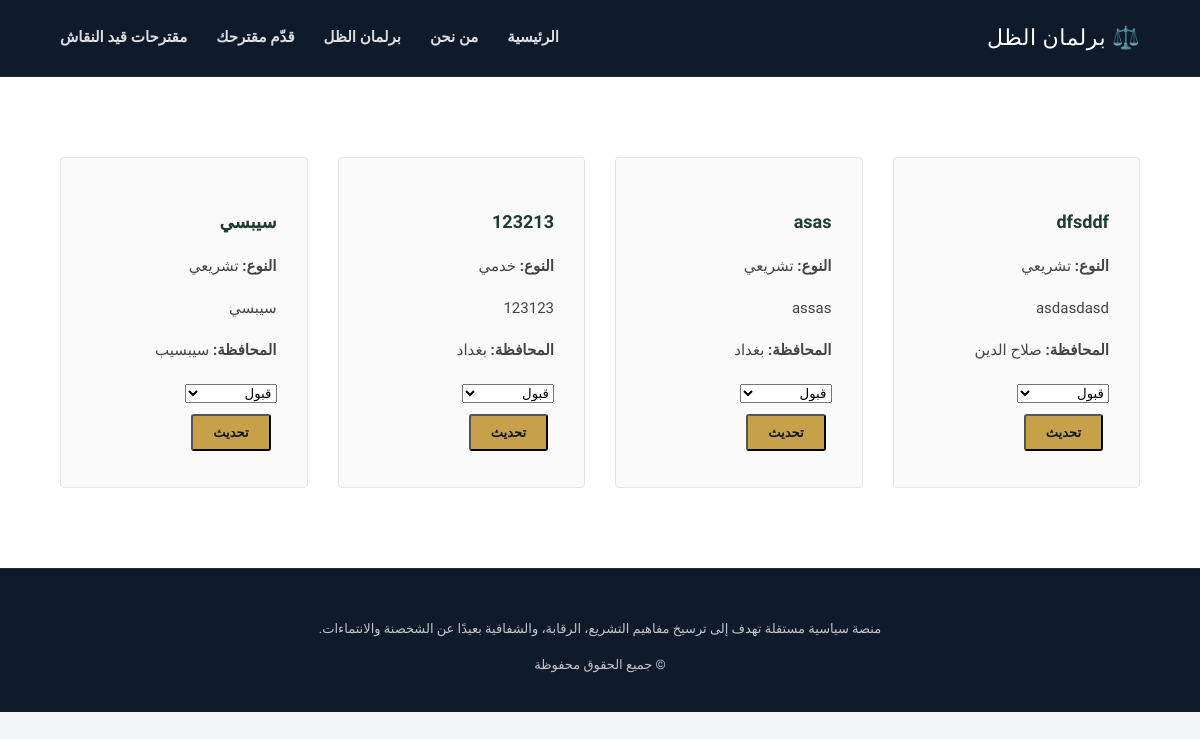
The page /admin/proposals (signed in) on the database as committed earlier.
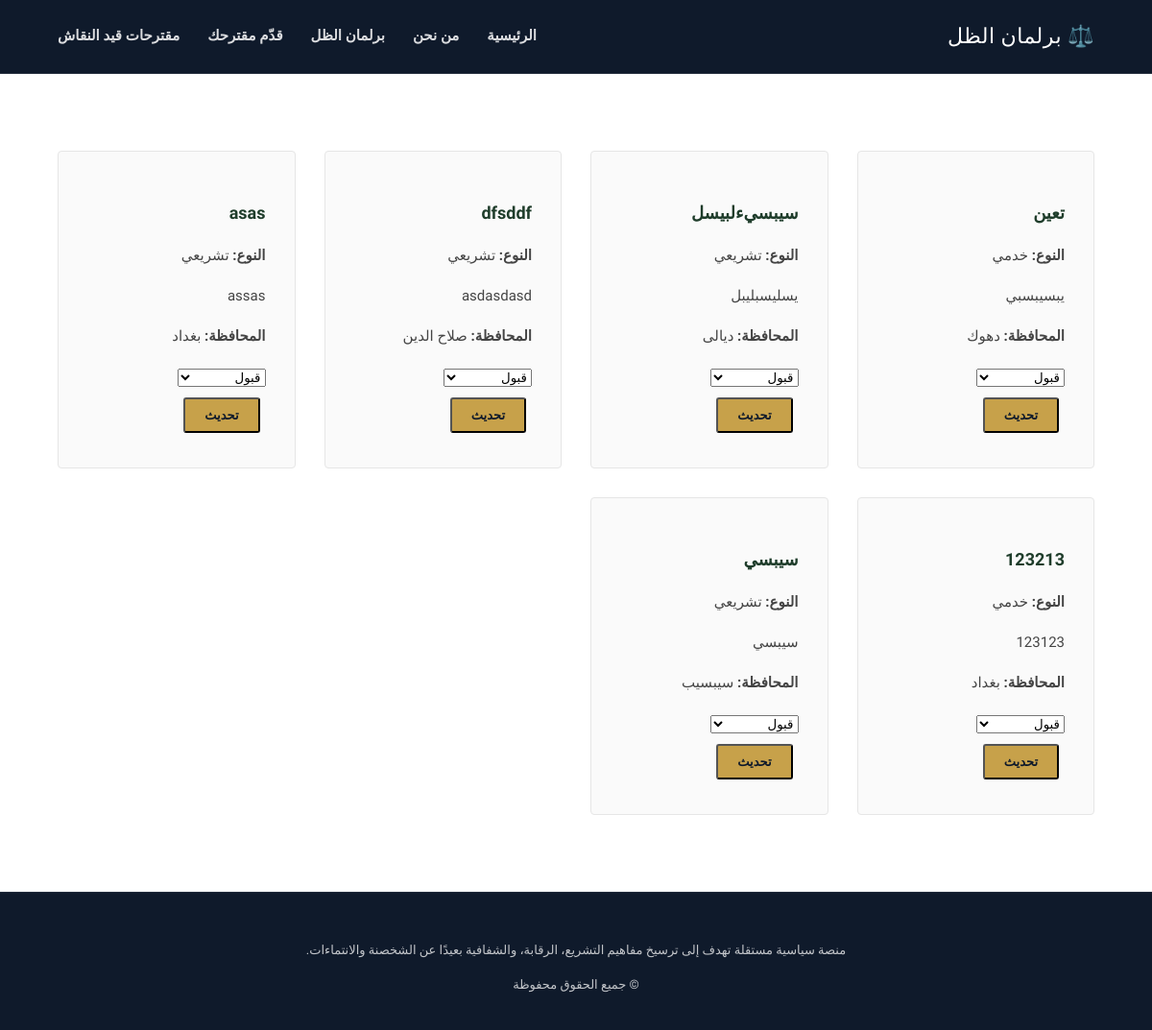
The same page on the database as committed later.
### tables this page shows
CREATE TABLE proposals (
    id INTEGER PRIMARY KEY AUTOINCREMENT,
    title TEXT,
    category TEXT,
    description TEXT,
    governorate TEXT,
    status TEXT DEFAULT 'pending',
    created_at TIMESTAMP DEFAULT CURRENT_TIMESTAMP
);

### app.py (the view)
@app.route("/admin/proposals", methods=["GET", "POST"])
def admin_proposals():
    if "logged_in" not in session:
        return redirect("/admin")
    db = get_db()
    c = db.cursor()
    if request.method == "POST":
        c.execute(
            "UPDATE proposals SET status=? WHERE id=?",
            (request.form["status"], request.form["id"])
        )
        db.commit()
    c.execute("SELECT * FROM proposals ORDER BY created_at DESC")
    proposals = c.fetchall()
    db.close()
    return render_template("admin_proposals.html", proposals=proposals)

### app.py (called while the page is built)
def get_db():
    return sqlite3.connect(config.DATABASE)

### templates/admin_proposals.html (shortened to what this page needs)
{% extends "base.html" %}
{% block content %}
<section class="cards">
  {% for p in proposals %}
  <div class="card">
    <h3>{{ p[1] }}</h3>
    <p><strong>النوع:</strong> {{ p[2] }}</p>
    <p>{{ p[3] }}</p>
    <p><strong>المحافظة:</strong> {{ p[4] or "غير محددة" }}</p>
    <form method="POST">
      <select name="status">
        <option value="approved">قبول</option>
      </select>
      <button class="btn primary small">تحديث</button>
    </form>
  </div>
  {% endfor %}
</section>
{% endblock %}

### templates/base.html (shortened to what this page needs)
<!DOCTYPE html>
<html lang="ar" dir="rtl">
<head>
    <link rel="stylesheet" href="{{ url_for('static', filename='style.css') }}">
</head>
<body>
<header class="header">
    <div class="logo">⚖️ برلمان الظل </div>
    <nav>
        <a href="/">الرئيسية</a>
        <a href="/about">من نحن</a>
        <a href="/shadow-parliament">برلمان الظل</a>
        <a href="/propose">قدّم مقترحك</a>
        <a href="/proposals">مقترحات قيد النقاش</a>
    </nav>
</header>
<main>
    {% block content %}{% endblock %}
</main>
<footer class="footer">
    <p>
        منصة سياسية مستقلة تهدف إلى ترسيخ مفاهيم
        التشريع، الرقابة، والشفافية بعيدًا عن
        الشخصنة والانتماءات.
    </p>
    <span>© جميع الحقوق محفوظة</span>
</footer>
</body>
</html>

### static/style.css (style rules this page uses)
body { margin: 0; font-family: 'Cairo', sans-serif; background: #F4F5F7; color: #1A1A1A; line-height: 1.8; }
a { text-decoration: none; transition: 0.3s; }
h1, h2, h3 { font-family: 'IBM Plex Arabic', sans-serif; font-weight: 700; }
.header { background: #0F1A2B; color: white; padding: 18px 60px; display: flex; justify-content: space-between; align-items: center; border-bottom: 1px solid rgba(255,255,255,0.08); }
.header .logo { font-size: 22px; letter-spacing: 0.5px; }
.header nav a { color: rgba(255,255,255,0.85); margin-right: 25px; font-size: 15px; font-weight: 600; }
.btn { padding: 13px 32px; border-radius: 3px; font-weight: 600; font-size: 14px; margin: 6px; display: inline-block; }
.primary { background: #C7A14A; color: #0F1A2B; }
.small { padding: 9px 20px; font-size: 13px; }
.cards { display: grid; grid-template-columns: repeat(auto-fit, minmax(240px, 1fr)); gap: 30px; padding: 80px 60px; background: #FFFFFF; }
.card { background: #FAFAFA; padding: 30px; border-radius: 4px; border: 1px solid #E6E6E6; }
.card h3 { color: #1F3D2B; margin-bottom: 12px; font-size: 18px; }
.card p { font-size: 15px; color: #444; }
.footer { background: #0F1A2B; color: rgba(255,255,255,0.75); padding: 35px; text-align: center; font-size: 13px; border-top: 1px solid rgba(255,255,255,0.08); }

Rows that differ between the two databases and show on the page:
added proposals: title "تعين", category "خدمي", description "يبسيبسبي", governorate "دهوك"
added proposals: title "سيبسيءلبيسل", category "تشريعي", description "يسليسبليبل", governorate "ديالى"
